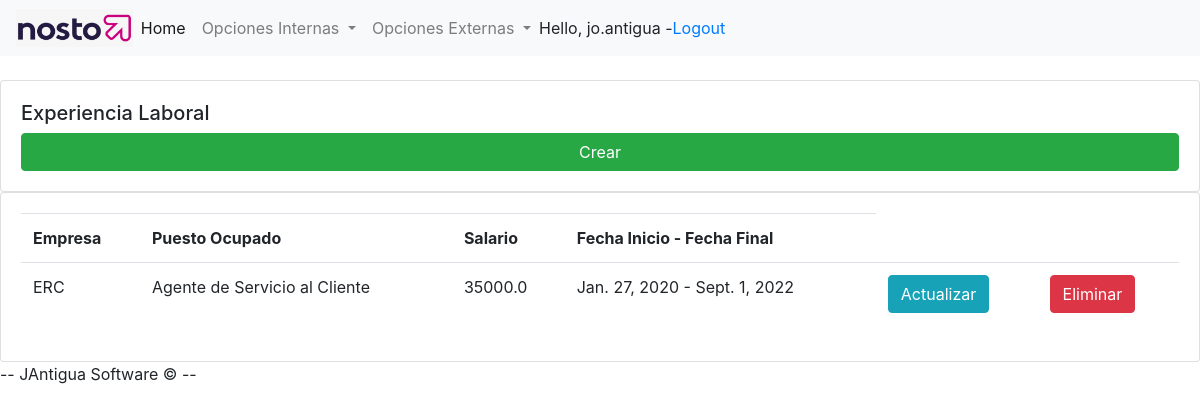
The app's page /experiencia_laboral/ (signed in) with its own data.
### crudrh/models.py (models this page shows, shortened)
class Experiencia_Laboral(models.Model):
  empresa = models.CharField(max_length = 200, null = True)
  puesto_ocupado = models.CharField(max_length = 200, null = True)
  fecha_inicio = models.DateField(null = True)
  fecha_final = models.DateField(null = True)
  salario = models.FloatField(null = True)

### crudrh/views.py (the view)
# urls.py: path('experiencia_laboral/', views.experiencia_laboral),
@login_required(login_url= "http://127.0.0.1:8000/login")
def experiencia_laboral(request):
  experiencia_laboral = Experiencia_Laboral.objects.all()
  return render(request, 'crudrh/experiencia_laboral.html', {'experiencia_laboral' : experiencia_laboral})

### crudrh/templates/crudrh/experiencia_laboral.html
{%  extends 'crudrh/main.html' %}
{% block content %}
		<br>
		<div class="row">
			<div class="col-md">
				<div class="card card-body">
					<h5>Experiencia Laboral</h5>
					<td><a class="btn btn-success" href="http://127.0.0.1:8000/create_experiencia_laboral">Crear<span class="sr-only">(current)</span></a></td>
				</div>
				<div class="card card-body">
					<table class="table">
						<tr>
							<th>Empresa</th>
							<th>Puesto Ocupado</th>
              <th>Salario</th>
              <th>Fecha Inicio - Fecha Final</th>
						</tr>
						{% for i in experiencia_laboral %}
							<tr>
								<td>{{i.empresa}}</td>
								<td>{{i.puesto_ocupado}}</td>
                <td>{{i.salario}}</td>
                <td>{{i.fecha_inicio}} - {{i.fecha_final}}</td>
								<td><a class="btn btn-info" href= "http://127.0.0.1:8000/update_experiencia_laboral/{{ i.id }}">Actualizar<span class="sr-only">(current)</span></a></td>
								<td><a class="btn btn-danger" href="http://127.0.0.1:8000/delete_experiencia_laboral/{{ i.id }}">Eliminar<span class="sr-only">(current)</span></a></td>
							</tr>
						{% endfor %}
					</table>
				</div>
			</div>
		</div>
{% endblock content %}

### crudrh/templates/crudrh/navbar.html (shortened to what this page needs)
{% load static %}
<nav class="navbar navbar-expand-lg navbar-light bg-light">
  <img src = "{% static 'images/logo.png' %}">
  <div class="collapse navbar-collapse" id="navbarNavDropdown">
    <ul class="navbar-nav">
      <li class="nav-item active">
        <a class="nav-link" href="http://127.0.0.1:8000/home">Home <span class="sr-only">(current)</span></a>
      </li>
      {% if request.user.is_staff %}
      <li class="nav-item dropdown">
        <a class="nav-link dropdown-toggle" href="#" id="navbarDropdownMenuLink" data-toggle="dropdown" aria-haspopup="true" aria-expanded="false">
          Opciones Internas
        </a>
      </li>
      {% endif %}
      <li class="nav-item dropdown">
        <a class="nav-link dropdown-toggle" href="#" id="navbarDropdownMenuLink" data-toggle="dropdown" aria-haspopup="true" aria-expanded="false">
          Opciones Externas
        </a>
      </li>
    </ul>
    <span>Hello, {{request.user}}  -</span>
    <span><a href = "http://127.0.0.1:8000/logout">Logout</a></span>
  </div>
</nav>

### crudrh/templates/crudrh/navbar.html (style rules this page uses)
img { max-width: 10%; height: 10%; }

### records on screen
Experiencia_Laboral: empresa "ERC", puesto_ocupado "Agente de Servicio al Cliente", salario "35000.0", fecha_inicio "Jan. 27, 2020", fecha_final "Sept. 1, 2022"

### other values on screen
{{ request.user }} "jo.antigua"
